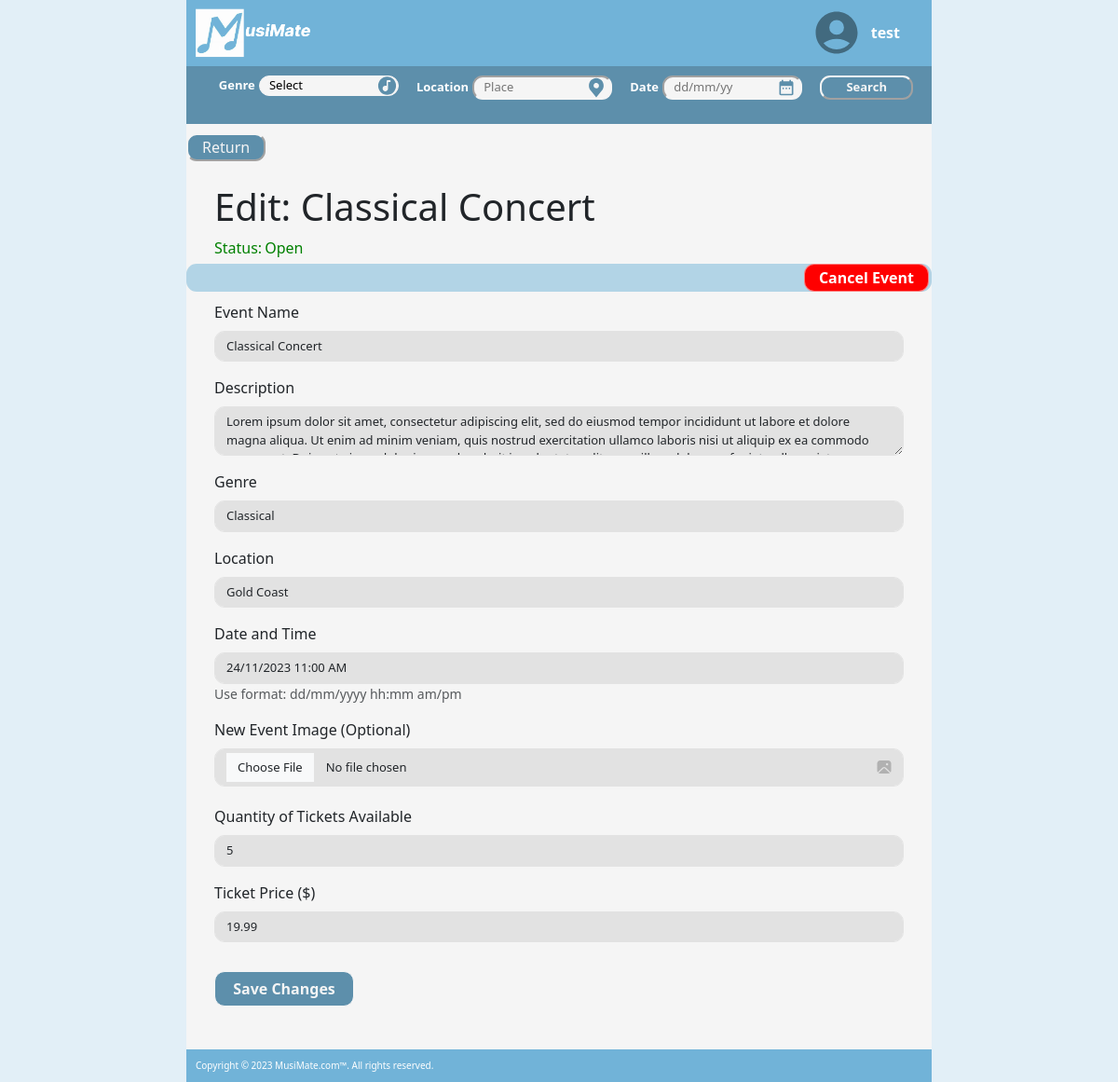
/events/edit/2 (signed in), run on an earlier commit of the app's database.
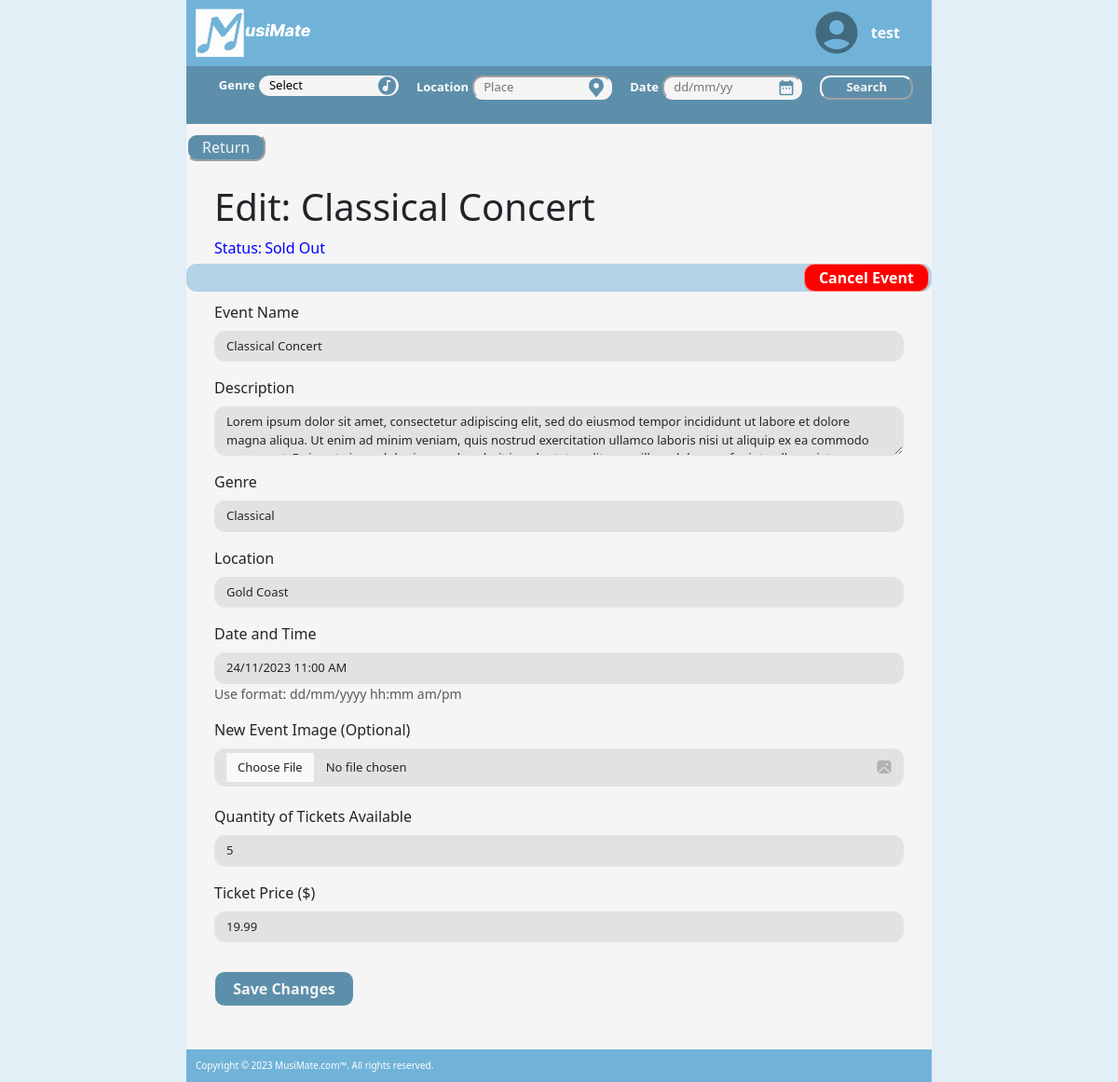
And on a later commit of the database.
### musimate/models.py (models this page shows, shortened)
class Event(db.Model):
    __tablename__ = 'events'
    id = db.Column(db.Integer, primary_key=True)
    status = db.Column(db.String(10), default='Open')
    name = db.Column(db.String(80))
    description = db.Column(db.String(200))
    genre = db.Column(db.String(40))
    location = db.Column(db.String(200))
    date = db.Column(db.DateTime)
    image = db.Column(db.String(400))
    quantity = db.Column(db.Integer)
    quantitySold = db.Column(db.Integer, default=0)
    price = db.Column(db.Float)
    user_id = db.Column(db.Integer, db.ForeignKey('users.id'))
    comments = db.relationship('Comment', backref='event')
    orders = db.relationship('Order', backref = 'event')

### musimate/events.py (the view, shortened to what this page needs)
@eventbp.route('/edit/<id>', methods=['GET', 'POST'])
@login_required
def edit(id):
    genres = db.session.scalars(db.select(Event.genre.distinct())).all()
    event = db.session.scalar(db.select(Event).where(Event.id == id))
    if (event.user != current_user):
        flash('You are not the owner of this event', 'error')
        return redirect(url_for('event.show', id=id))
    else:
        form = EditEventForm()
        if (request.method == 'GET'):
            form.name.default = event.name
            form.description.default = event.description
            form.genre.default = event.genre
            form.location.default = event.location
            form.date.default = event.date
            form.quantity.default = event.quantity
            form.price.default = event.price
            form.process()
    return render_template('events/create.html', form=form, event=event, genres=genres, selected_genre='Select', editing=True)

### musimate/forms.py
class EditEventForm(FlaskForm):
    name = StringField('Event Name', validators=[InputRequired()])
    description = TextAreaField('Description', validators=[InputRequired()])
    genre = StringField('Genre', validators=[InputRequired()])
    location = StringField('Location', validators=[InputRequired()])
    date = DateTimeField("Date and Time", validators=[InputRequired(
    )], format='%d/%m/%Y %I:%M %p', description="Use format: dd/mm/yyyy hh:mm am/pm")
    image = FileField('New Event Image (Optional)', validators=[FileAllowed(
        ALLOWED_FILE, message='Only supports PNG, JPG, png, jpg')])
    quantity = IntegerField('Quantity of Tickets Available', validators=[InputRequired(
    ), NumberRange(min=10, max=99999999999, message="please enter a quantity greater than 10")])
    price = DecimalField('Ticket Price ($)', validators=[
                         InputRequired()], render_kw={"placeholder": "00.00"})
    submit = SubmitField("Save Changes")

### musimate/templates/events/create.html
{% extends 'base.html' %}
{% from 'bootstrap5/form.html' import render_form %}
{% block content %}
<div class="row">
  <div class="d-flex justify-content-left">
    <div>
      <a class="logo" role="button" href="{{ url_for('main.index') }}">
        <button id="return" style="margin-top: 10px;">Return</button>
      </a>
    </div>
  </div>
</div>
<div class="col-md-12" style="padding-left:30px; padding-right:30px">
  {% if editing %}
  <h1 style="padding-top:10px">Edit: {{ event.name }}</h1>
  <div class="d-flex justify-content-left">
    <div>
      <p class="{{ event.status }}" style="margin-bottom:5px;"> Status:</p>
    </div>
    <div>
      <p class="{{ event.status }}" id="status" style="margin-left:3px; margin-bottom:5px;">
        {{ event.status }}</p>
    </div>
  </div>
  {% else %}
  <h1 style="padding-top:10px">Create Event</h1>
  {% endif %}
</div>
<div class="break">
  {% if editing %}
  <div class="d-flex justify-content-end align-items-center" style=" height:100%">
    {% if event.status == "Cancelled" %}
    <a class="breakButton" href="{{ url_for('event.change_status', id=event.id, status='Open') }}">Open Event</a>
    {% elif (event.status == "Open") or (event.status == "Sold Out") %}
    <a class="breakButton" id ="cancelButton" href="{{ url_for('event.change_status', id=event.id, status='Cancelled') }}">Cancel Event</a>
    {% endif %}
  </div>
  {% endif %}
</div>
<div class="col-md-12" style="padding-left:30px; padding-right:30px">
  {{ render_form(form) }}
</div>
{% endblock %}

What changed in the data, as far as the page shows it:
changed Event "Classical Concert": status "Open" → "Sold Out"
